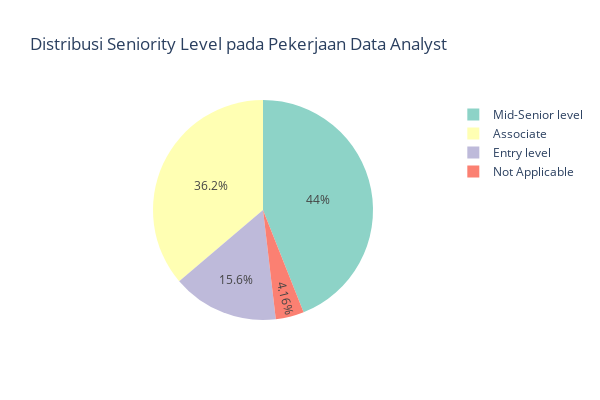

Notebook cell for this chart:
### Markdown cell above
#### Pengalaman sebagai Data Analyst

### Code cell
import plotly.express as px
import pandas as pd

# Menghitung jumlah seniority level
Seniority_level = pd.Series(sl)
seniority_counts = Seniority_level.value_counts()

# Membuat pie chart
fig = px.pie(names=seniority_counts.index, values=seniority_counts.values,
             title="Distribusi Seniority Level pada Pekerjaan Data Analyst",
             labels={'names': 'Seniority Level', 'values': 'Number of Jobs'},
             color_discrete_sequence=px.colors.qualitative.Set3,
             height=400, width=600)

# Menampilkan plot
fig.show()

### Figure 1 — Plotly figure (JSON) as saved in the notebook; plotly's stock layout.template omitted (floating-point values rounded to 4 significant figures)
{"data": [{"domain": {"x": [0, 1], "y": [0, 1]}, "hovertemplate": "Seniority Level=%{label}<br>Number of Jobs=%{value}<extra></extra>", "labels": ["Mid-Senior level", "Associate", "Entry level", "Not Applicable"], "legendgroup": "", "name": "", "showlegend": true, "type": "pie", "values": [402, 331, 143, 38]}], "layout": {"height": 400, "legend": {"tracegroupgap": 0}, "piecolorway": ["rgb(141,211,199)", "rgb(255,255,179)", "rgb(190,186,218)", "rgb(251,128,114)", "rgb(128,177,211)", "rgb(253,180,98)", "rgb(179,222,105)", "rgb(252,205,229)", "rgb(217,217,217)", "rgb(188,128,189)", "rgb(204,235,197)", "rgb(255,237,111)"], "title": {"text": "Distribusi Seniority Level pada Pekerjaan Data Analyst"}, "width": 600}}
